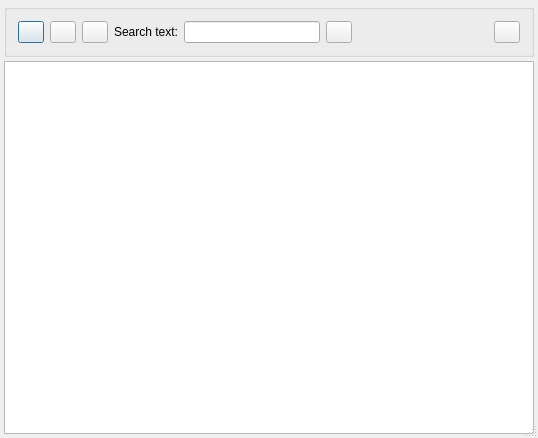
<?xml version="1.0" encoding="UTF-8"?>
<ui version="4.0">
 <class>HelpDialog</class>
 <widget class="QDialog" name="HelpDialog">
  <property name="geometry">
   <rect>
    <x>0</x>
    <y>0</y>
    <width>538</width>
    <height>438</height>
   </rect>
  </property>
  <property name="windowTitle">
   <string>Help</string>
  </property>
  <property name="sizeGripEnabled">
   <bool>true</bool>
  </property>
  <layout class="QVBoxLayout">
   <property name="spacing">
    <number>4</number>
   </property>
   <property name="margin">
    <number>4</number>
   </property>
   <item>
    <widget class="QGroupBox" name="">
     <layout class="QHBoxLayout" name="horizontalLayout">
      <item>
       <widget class="QPushButton" name="m_pHome">
        <property name="maximumSize">
         <size>
          <width>26</width>
          <height>26</height>
         </size>
        </property>
        <property name="toolTip">
         <string>home</string>
        </property>
        <property name="text">
         <string/>
        </property>
        <property name="shortcut">
         <string>Home, Alt+H</string>
        </property>
       </widget>
      </item>
      <item>
       <widget class="QPushButton" name="m_pBack">
        <property name="maximumSize">
         <size>
          <width>26</width>
          <height>26</height>
         </size>
        </property>
        <property name="toolTip">
         <string>back</string>
        </property>
        <property name="text">
         <string/>
        </property>
        <property name="shortcut">
         <string>Left, Alt+B</string>
        </property>
       </widget>
      </item>
      <item>
       <widget class="QPushButton" name="m_pForward">
        <property name="maximumSize">
         <size>
          <width>26</width>
          <height>26</height>
         </size>
        </property>
        <property name="toolTip">
         <string>forward</string>
        </property>
        <property name="text">
         <string/>
        </property>
        <property name="shortcut">
         <string>Right, Alt+F</string>
        </property>
       </widget>
      </item>
      <item>
       <widget class="QLabel" name="m_pSearchTextLabel">
        <property name="text">
         <string>Search text:</string>
        </property>
        <property name="alignment">
         <set>Qt::AlignRight|Qt::AlignTrailing|Qt::AlignVCenter</set>
        </property>
        <property name="wordWrap">
         <bool>false</bool>
        </property>
       </widget>
      </item>
      <item>
       <widget class="QLineEdit" name="m_pSearchText"/>
      </item>
      <item>
       <widget class="QPushButton" name="m_pSearch">
        <property name="maximumSize">
         <size>
          <width>26</width>
          <height>26</height>
         </size>
        </property>
        <property name="toolTip">
         <string>find text</string>
        </property>
        <property name="text">
         <string/>
        </property>
        <property name="shortcut">
         <string>Alt+S</string>
        </property>
       </widget>
      </item>
      <item>
       <spacer name="Spacer2">
        <property name="orientation">
         <enum>Qt::Horizontal</enum>
        </property>
        <property name="sizeType">
         <enum>QSizePolicy::Expanding</enum>
        </property>
        <property name="sizeHint" stdset="0">
         <size>
          <width>88</width>
          <height>16</height>
         </size>
        </property>
       </spacer>
      </item>
      <item>
       <widget class="QPushButton" name="m_pClose">
        <property name="maximumSize">
         <size>
          <width>26</width>
          <height>26</height>
         </size>
        </property>
        <property name="toolTip">
         <string>close window</string>
        </property>
        <property name="text">
         <string/>
        </property>
        <property name="shortcut">
         <string>Alt+C</string>
        </property>
       </widget>
      </item>
     </layout>
    </widget>
   </item>
   <item>
    <widget class="QTextBrowser" name="m_pTextBrowser"/>
   </item>
  </layout>
 </widget>
 <layoutdefault spacing="6" margin="11"/>
 <tabstops>
  <tabstop>m_pSearchText</tabstop>
  <tabstop>m_pSearch</tabstop>
  <tabstop>m_pHome</tabstop>
  <tabstop>m_pBack</tabstop>
  <tabstop>m_pForward</tabstop>
  <tabstop>m_pClose</tabstop>
 </tabstops>
 <resources/>
 <connections/>
</ui>
